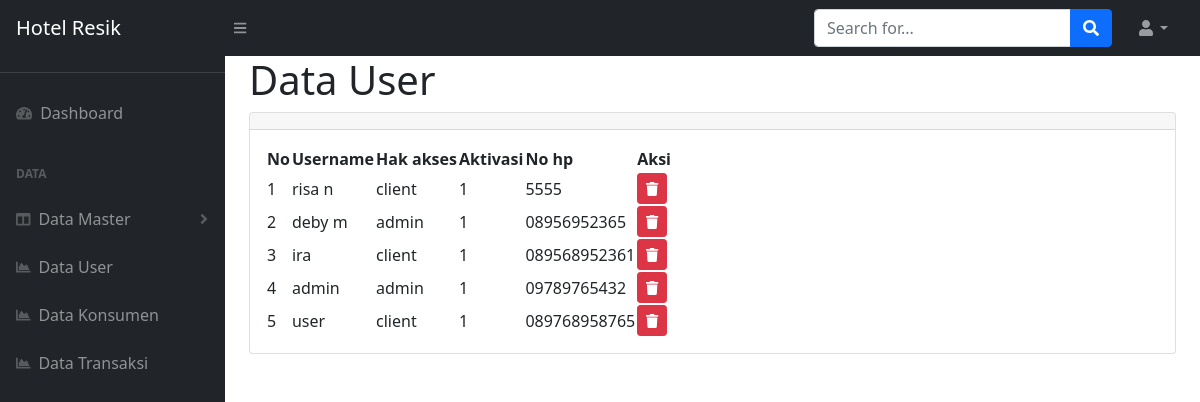
Screenshot of /index.php/admin/data_user with the database file from the repository.
### tables this page shows
CREATE TABLE `tbl_user` (
  `id_user` int(11) NOT NULL,
  `username` varchar(100) NOT NULL,
  `password` varchar(100) NOT NULL,
  `hak_akses` enum('client','admin') NOT NULL,
  `aktivasi` enum('0','1') NOT NULL,
  `no_hp` varchar(15) NOT NULL
);

### application/controllers/Admin.php (called while the page is built, shortened)
<?php
class Admin extends CI_Controller {
	public function data_user()
	{
		$this->load->model('M_admin');
		$data['user'] = $this->M_admin->data_user()->result();
		$this->load->view('partisi_admin/head');
		$this->load->view('partisi_admin/navbar');
		$this->load->view('data_user_v',$data);
		$this->load->view('partisi_admin/js');
	}
}

### index.php (called while the page is built, shortened)
<?php
require_once BASEPATH.'core/CodeIgniter.php';

### application/models/M_admin.php (called while the page is built, shortened)
<?php
    class M_admin extends CI_Model{
        function data_user()
        {
            return $this->db->get('tbl_user');
        }
    }

### application/views/data_user_v.php (the view)
<div id="layoutSidenav_content">
               <main>
                   <div class="container-fluid px-4">
                       <h1>Data User</h1>
                       <div class="card mb-4">
                           <div class="card-header">
                           </div>
                           <div class="card-body">
                               <table id="datatablesSimple">
                               <thead>
                                       <tr>
                                           <th>No</th>
                                           <th>Username</th>
                                           <th>Hak akses</th>
                                           <th>Aktivasi</th>
                                           <th>No hp</th>
                                           <th>Aksi</th>
                                       </tr>
                                   </thead>
                                   <tbody>
                                       <?php $no = 1; foreach($user as $us){?>
                                       <tr>
                                           <td><?= $no ?></td>
                                           <td><?= $us->username?></td>
                                           <td><?= $us->hak_akses?></td>
                                           <td><?= $us->aktivasi?></td>
                                           <td><?= $us->no_hp?></td>
                                           <td><a href="<?=base_url('Admin/hapususer/'.$us->id_user)?>" class="btn btn-sm btn-danger "> <i class="fa fa-trash"></i></a></td>
                                       </tr>
                                       <?php $no++; }?>
                                   </tbody>
                               </table>
                           </div>
                       </div>
                   </div>
               </main>

### rows the page displays
tbl_user: username "risa n", hak_akses "client", aktivasi "1", no_hp "5555"
tbl_user: username "deby m", hak_akses "admin", aktivasi "1", no_hp "08956952365"
tbl_user: username "ira", hak_akses "client", aktivasi "1", no_hp "089568952361"
tbl_user: username "admin", hak_akses "admin", aktivasi "1", no_hp "09789765432"
tbl_user: username "user", hak_akses "client", aktivasi "1", no_hp "089768958765"
